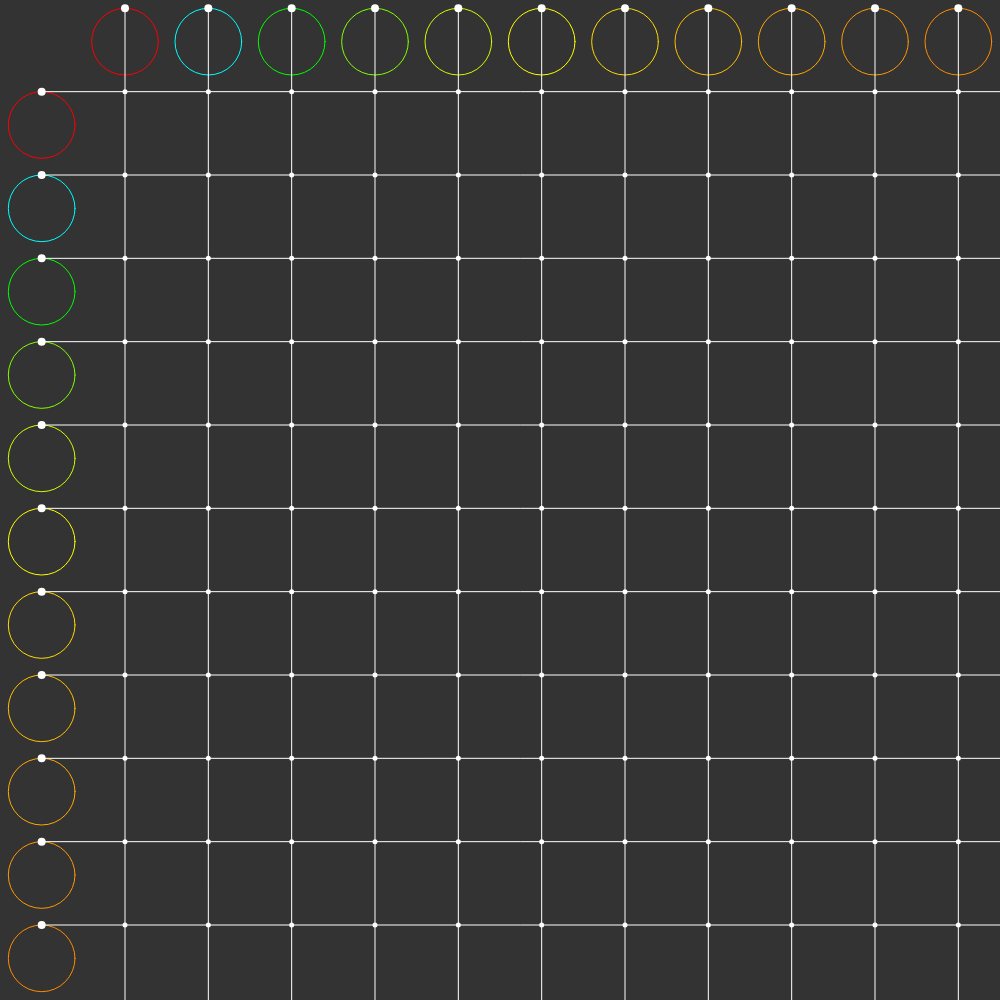
Frame 1 (no input)
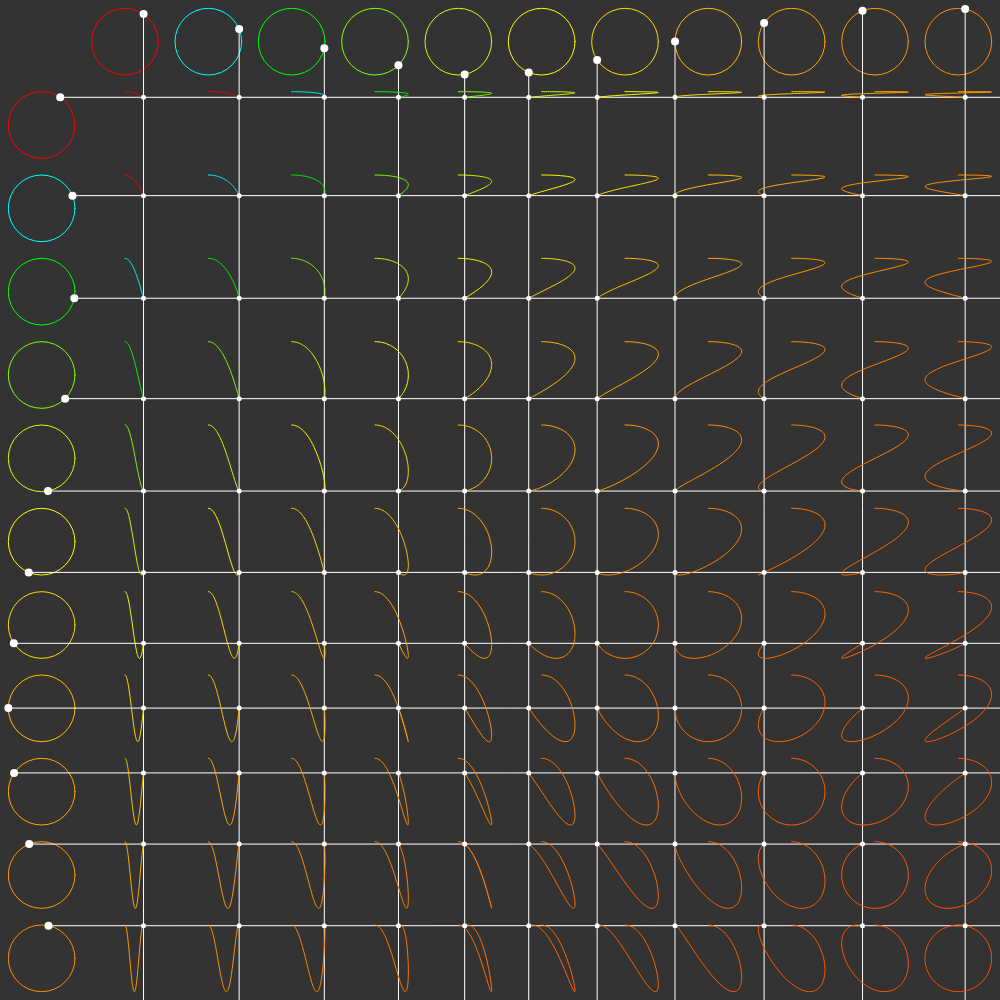
Frame 60 (no input)
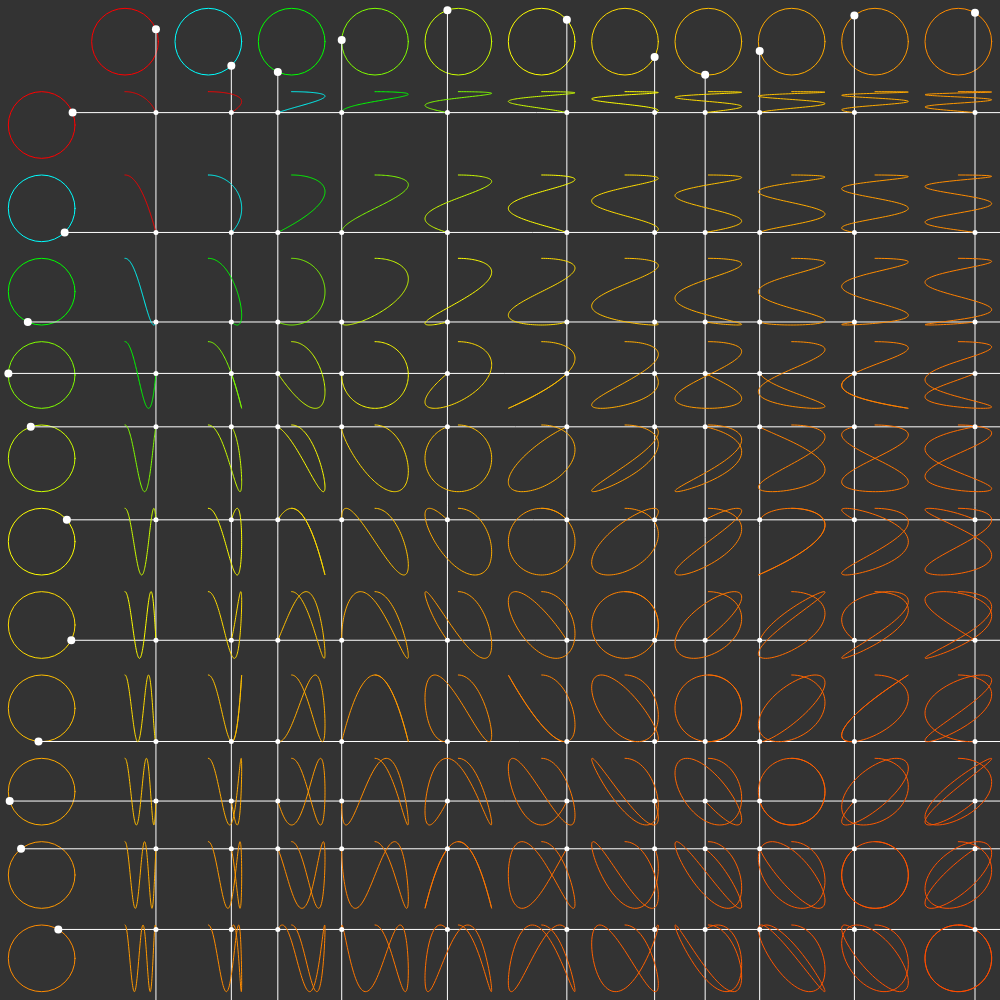
Frame 120 (the mouse pressed at the canvas centre since frame 60)

The p5.js sketch that drew these frames (run headless with seeded random() and noise() and a simulated clock; from frame 60 on, the mouse is pressed at the canvas centre):

// p5.js sketch
// ── sketch.js
var angle = 0;
var w; // width of the circle should be a ratio to screen
var rows;
var cols;
var cx, cy; //center x,y
var x, y; //polar coords
var d, d; //diameter, radius
var off; //offset
var curves; //2D array of curves
var c;

function setup() {
  createCanvas(windowHeight, windowHeight );

  colorMode(HSB);
  w = width / 12;
  cols = floor(width / w) - 1;
  rows = floor(height / w) - 1;
  d = w - .2 * w; //diameter
  r = d / 2;
  // depricate
  curves = [];
  for (var j = 0; j < rows; j++) {
    curves[j] = [];

    for (var i = 0; i < cols; i++) {
      curves[j][i] = new Curve();
    }
  }
}

function draw() {
  background(20);
  //configure draw settings
  stroke(255);
  noFill();

  drawCols();
  drawRows();
  drawPaths();

  //increase da angle, yo
  if (angle <= TWO_PI) {
    angle += .01;
  }

}


//Helper methods
function drawCols() {
  //Draw cols
  for (var i = 0; i < cols; i++) {
    //get color
    c = 360 / (i+1);

    strokeWeight(1);
    stroke(c, 255 ,255);
    cx = w + i * w + w / 2;
    cy = w / 2;
    ellipse(cx, cy, d, d); //big circle

    //draw points
    strokeWeight(8);
    x = r * cos(angle * (i + 1) - PI / 2); //polar conversion
    y = r * sin(angle * (i + 1) - PI / 2);
    stroke(255, 150);
    point(cx + x, cy + y);

    //draw tracer lines //TODO cMOD HERE
    strokeWeight(1);
    line(cx + x, cy + y, cx + x, height);

    //prep curves
    for (var j = 0; j < rows; j++) {
      stroke(i%256, 255, 255)
      curves[j][i].setX(cx + x);
    }

  }
}

function drawRows() {
  for(var j = 0; j < rows; j++) {
    c = 360 / (j+1);

    strokeWeight(1);
    stroke(c, 255, 255);
    cx = w / 2;
    cy = w + j * w + w / 2;
    ellipse(cx, cy, d, d); //big circle

    //draw points
    strokeWeight(8);
    x = r * cos(angle * (j + 1) - HALF_PI); //polar conversion
    y = r * sin(angle * (j + 1) - HALF_PI);
    stroke(255, 150);
    point(cx + x, cy + y);

    //draw tracer lines //TODO cMOD HERE
    strokeWeight(1);
    line(cx + x, cy + y, width, cy + y);

    //Draw curves
    for(var i = 0; i < cols; i++) {
      curves[j][i].setY(cy + y);
    }
  }
}

function drawPaths() {
  for (var j = 0; j < rows; j++) {
    for (var i = 0; i < cols; i++) {
      curves[j][i].addPoint();
      curves[j][i].show(j, i);
    }
  }
}

// ── Curve.js
class Curve {
  constructor() {
    this.path = []; //holds vectors
    this.current = createVector(); //Current vector which is used to update path
  }

  addPoint() {
    this.path.push(this.current);
  }

  setX(x) { this.current.x = x; }
  setY(y) { this.current.y = y; }

  show(j, i) {
    var c = 360 / (i+j);
    stroke(c, 255, 255); //TODO be thoughtful about color
    strokeWeight(1);
    noFill();

    beginShape()
    for(var v of this.path) { vertex(v.x, v.y); }
    endShape();

    strokeWeight(5);
    stroke(255);
    point(this.current.x, this.current.y);
    this.current = createVector();
  }
}
